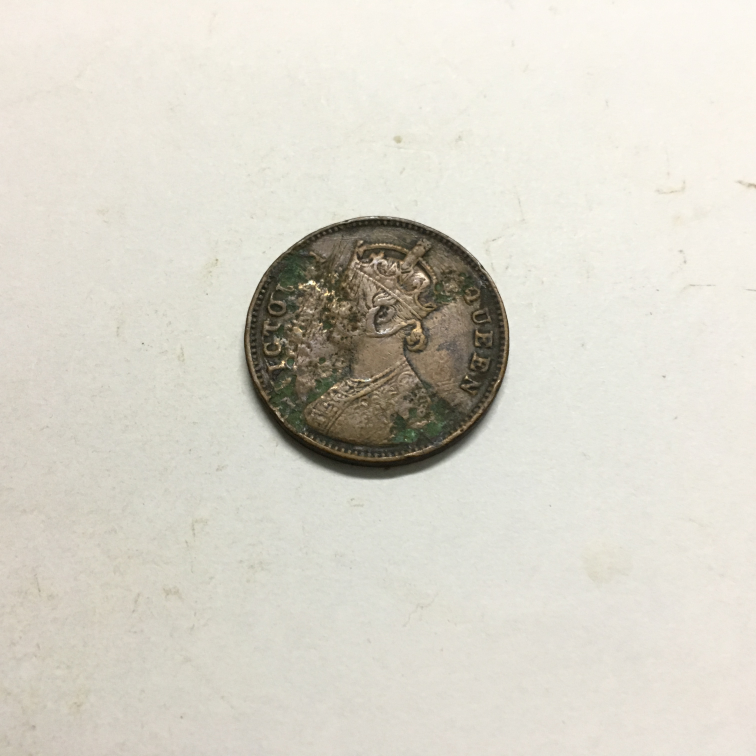
#> input picture 2.JPG, 3024 x 3024 px (shown at 1/4 size); the run also reads 1 picture not shown here
$ python coinSegment3.py 2.JPG   (older library calls are emulated)
#> lines starting #> are read from the running program, lines starting #| are printed output that depends on the picture; after the words box and inside, x2 and y2 are one past the last pixel; in counts of white or black regions, pixels touching at a corner belong together
import cv2
import numpy as np
import os
import glob
import sys
import natsort

cwd = os.getcwd()

os.chdir(sys.argv[1])

files = natsort.natsorted(glob.glob('*.*'))

if(not os.path.isdir('corrected')):
    os.mkdir('corrected')

cv2.namedWindow('output',0)

for file in files:
    img = cv2.imread(file)
#> img is the input picture: shape (3024, 3024, 3); mean B, G, R 202.1, 213.1, 216.4

    img_copy = cv2.cvtColor(img.copy(), cv2.COLOR_BGR2GRAY)
    img_copy = cv2.resize(img_copy, None, fx=0.25, fy=0.25)
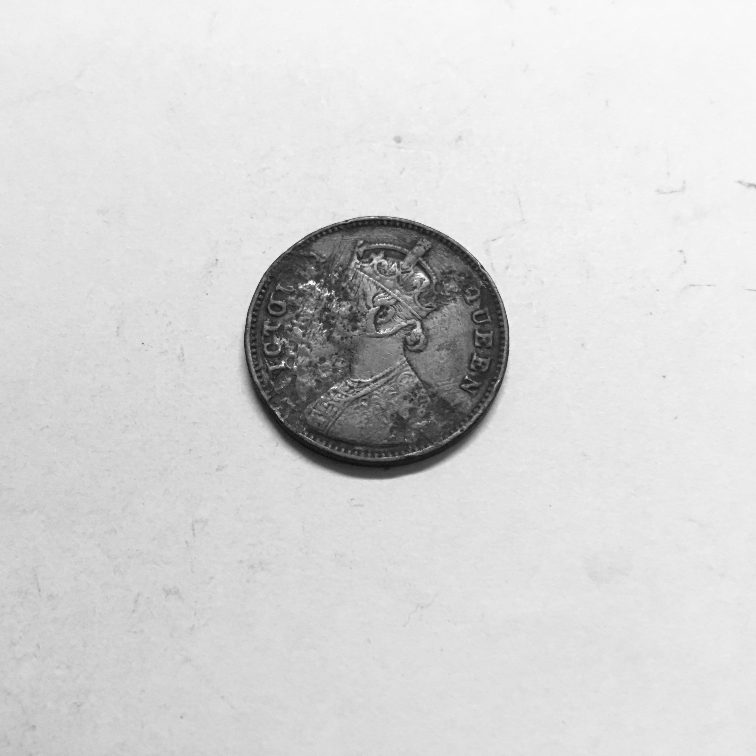
#> img_copy: shape (756, 756); min 12, max 254, mean 212.9
    # canny = cv2.Canny(img_copy, 50,150)
    _, canny = cv2.threshold(img_copy, 150, 255, 1)
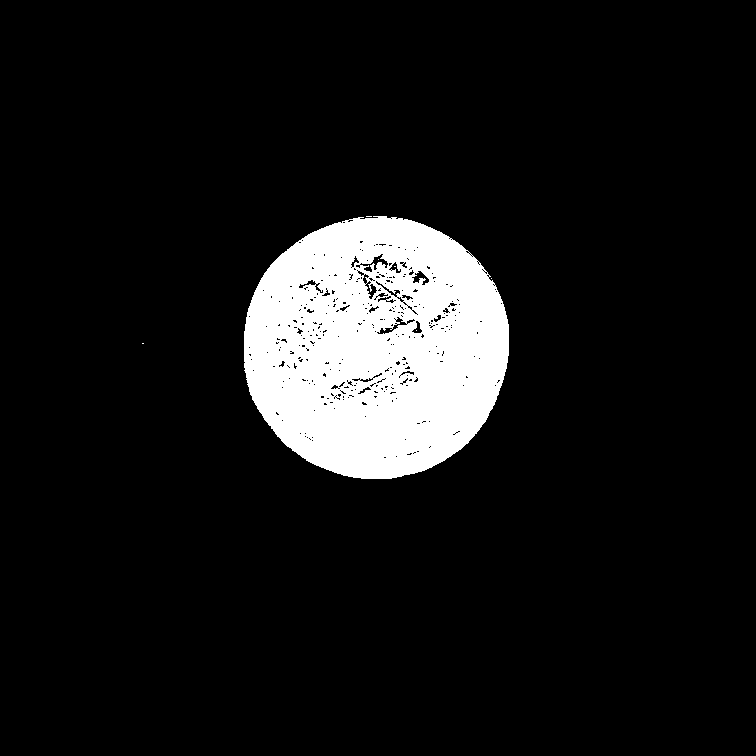
#> canny: shape (756, 756); 9.3% white; 7 white regions (6 under 20 px), largest, box (x1, y1, x2, y2) and area: (244, 216, 509, 479) 52935

    kernel = np.ones((2,2), np.uint8)
    opening =  cv2.dilate(canny,kernel,iterations = 1)
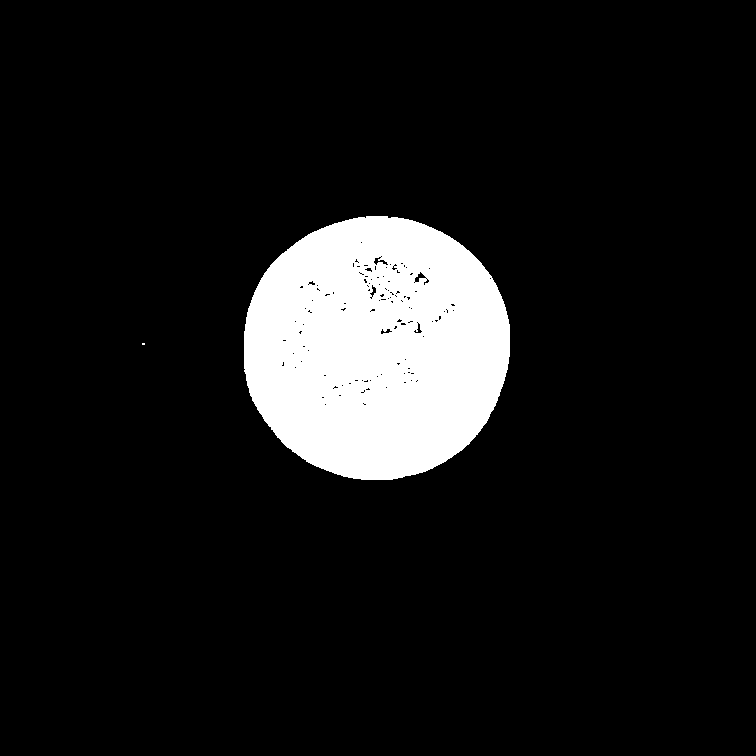
#> opening: shape (756, 756); 9.6% white; 2 white regions (1 under 20 px), largest, box (x1, y1, x2, y2) and area: (244, 216, 510, 480) 55139
    opening = cv2.medianBlur(opening, 9)
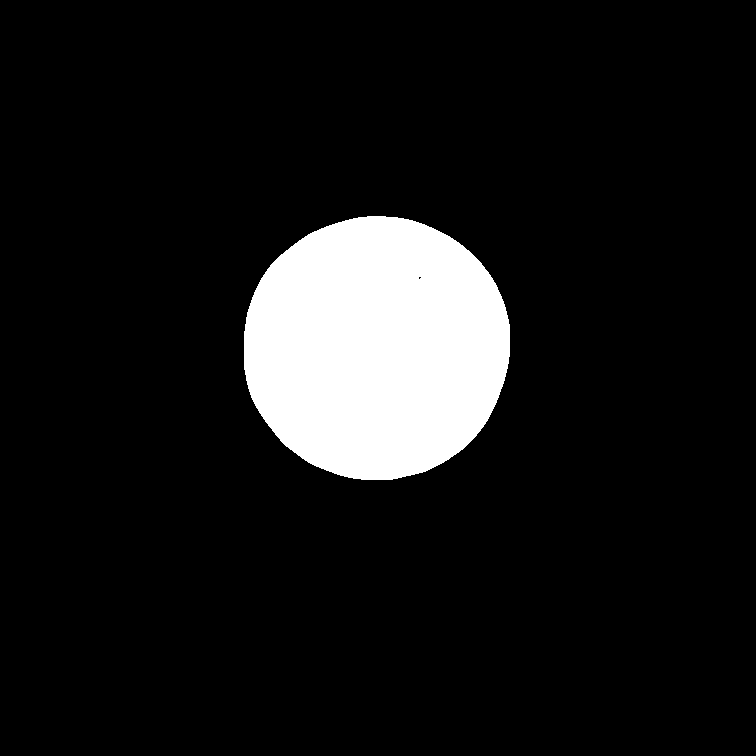
#> opening: shape (756, 756); 9.7% white; 1 white region, box (x1, y1, x2, y2) and area: (244, 216, 510, 480) 55658
    opening = cv2.medianBlur(opening, 9)
#> opening: shape (756, 756); 9.7% white; 1 white region

    cont_img = opening.copy()
    _,contours,hierarchy = cv2.findContours(cont_img, cv2.RETR_EXTERNAL,cv2.CHAIN_APPROX_SIMPLE)  #contours[1:] because border of image also detected as a contour
#> contours = 1 contour; box (x1, y1, x2, y2) and area: (244, 216, 510, 480) 55280
    max_contour = contours[np.argmax(list(len(i) for i in contours))]
#> max_contour = contour of 376 points, box (x1, y1, x2, y2) (244, 216, 510, 480), area 55280
    cv2.drawContours(cont_img, contours, np.argmax(list(len(i) for i in contours)), 255,8)
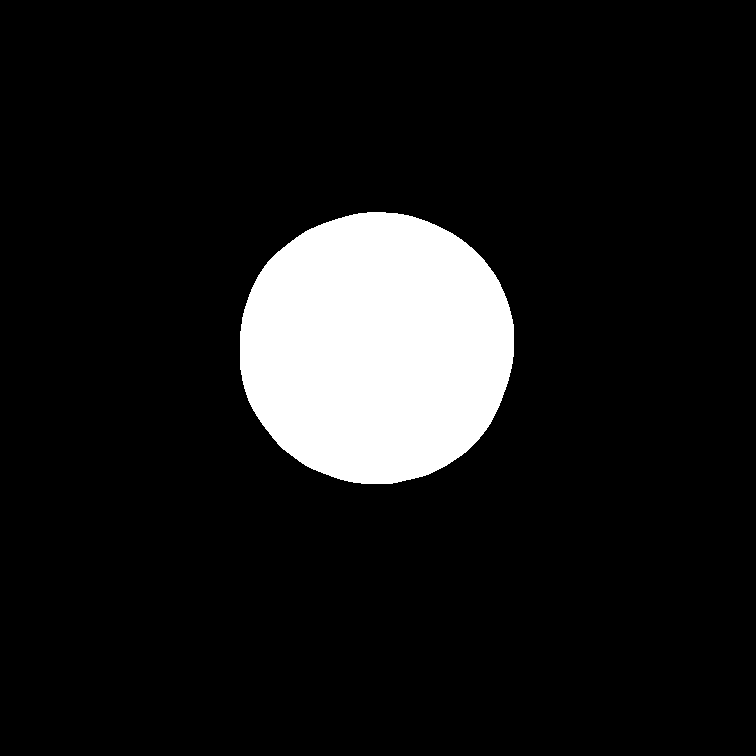
#> cont_img: shape (756, 756); 10.3% white; 1 white region, box (x1, y1, x2, y2) and area: (240, 212, 514, 484) 59072

    try:
        ellipse = cv2.fitEllipse(max_contour)
#> ellipse = ((375.9, 347.4), (263.1, 267.8), 74.23)
        # ellipse_temp = cv2.fitEllipse(max_contour)
        # if(not ellipse_temp[1][1]<100):
        #     ellipse=ellipse_temp
    except:
        print(file,': unable to fit ellipse')

    thresh = cv2.cvtColor(img_copy, cv2.COLOR_GRAY2BGR)
    cv2.ellipse(thresh, ellipse, (0,255,0), 2)
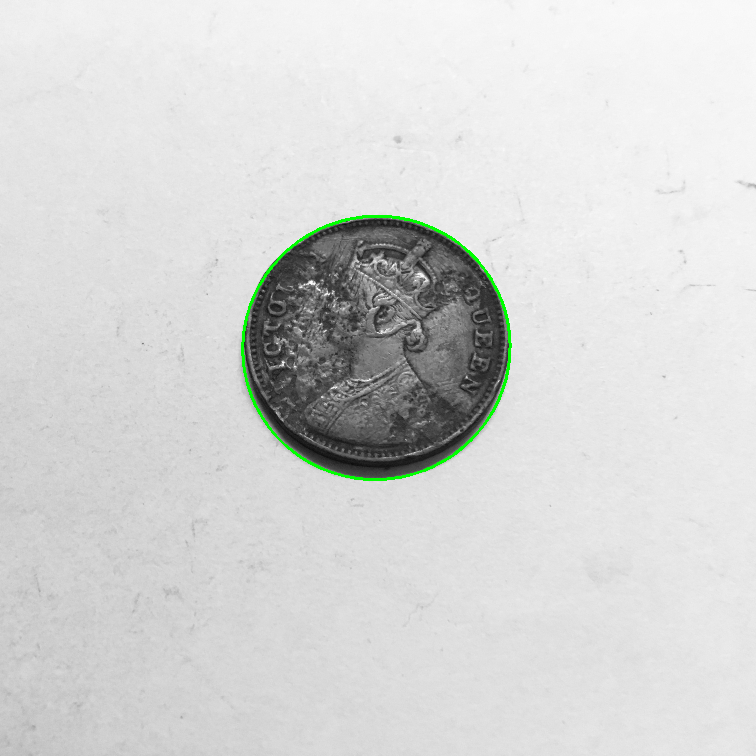
#> thresh: shape (756, 756, 3); mean B, G, R 212.3, 213.4, 212.3

    row_range = [max(0,4*ellipse[0][1]-4*ellipse[1][1]), min(4*ellipse[0][1]+4*ellipse[1][1],img.shape[0]) ]
#> row_range = [318.4, 2460.5]
    column_range = [max(4*ellipse[0][0]-4*ellipse[1][0],0), min(4*ellipse[0][0]+4*ellipse[1][0],img.shape[1])]
#> column_range = [451.4, 2555.9]
    output_image = img[int(row_range[0]):int(row_range[1]), int(column_range[0]):int(column_range[1])]
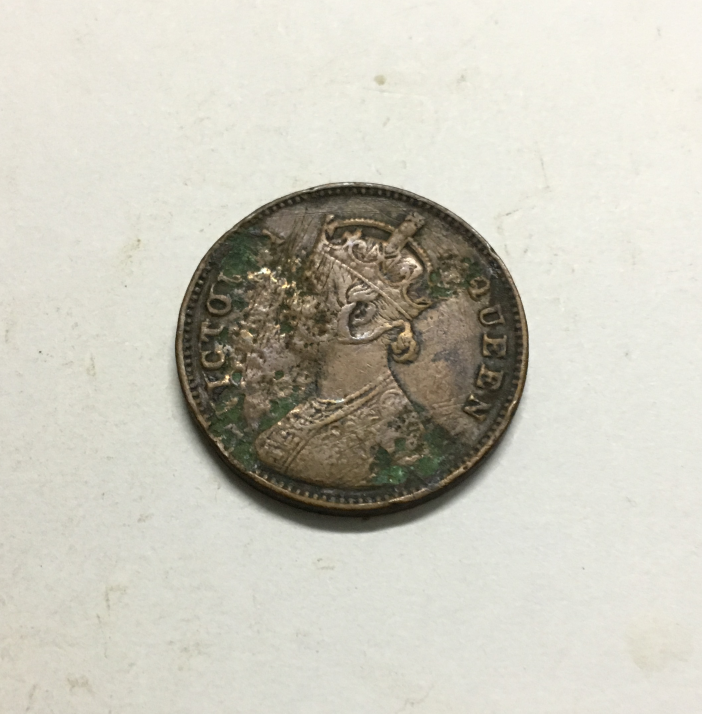
#> output_image: shape (2142, 2104, 3) (shown at 1/3 size); mean B, G, R 187.8, 199.8, 202.1
#> (the run stopped early here; a loop or call above may not have finished)
